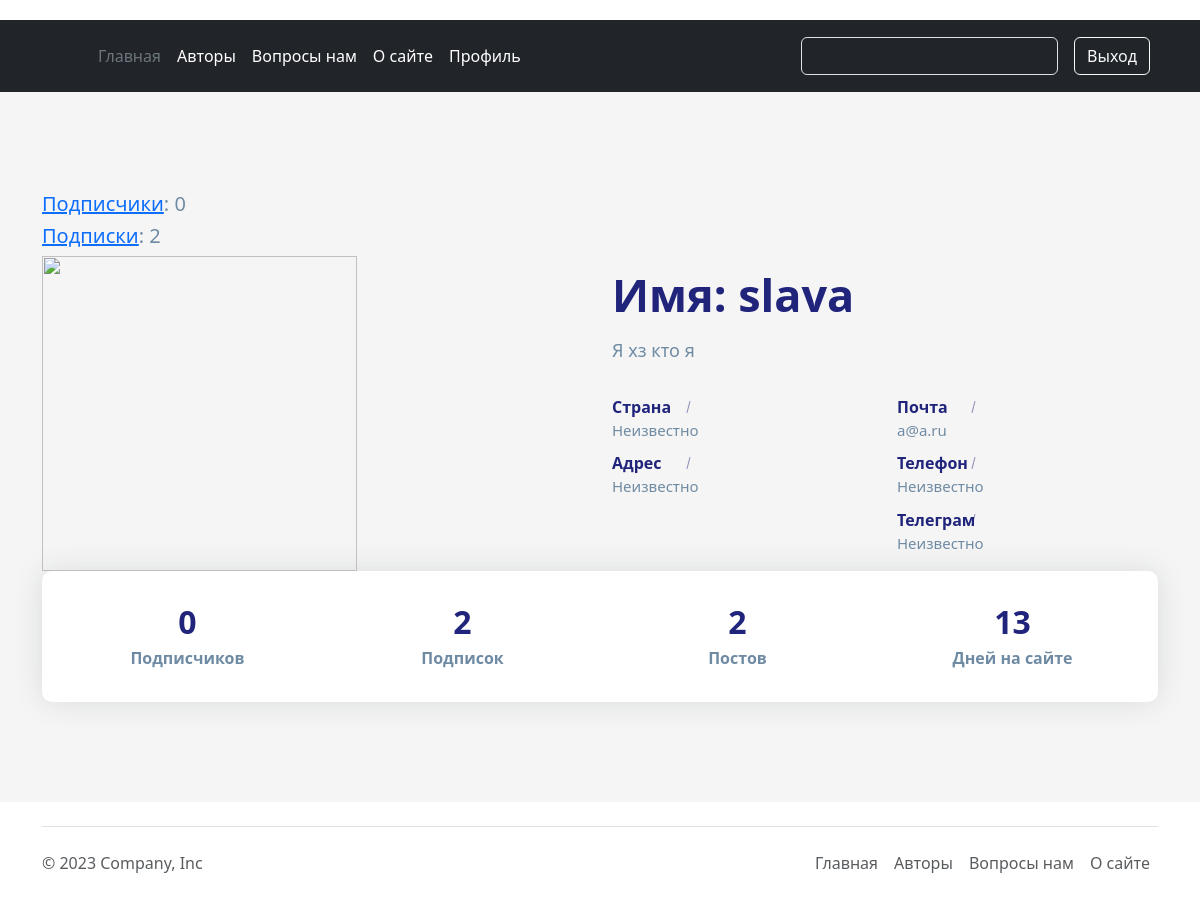
/account/personal_profile/ (signed in), run on an earlier commit of the app's database.
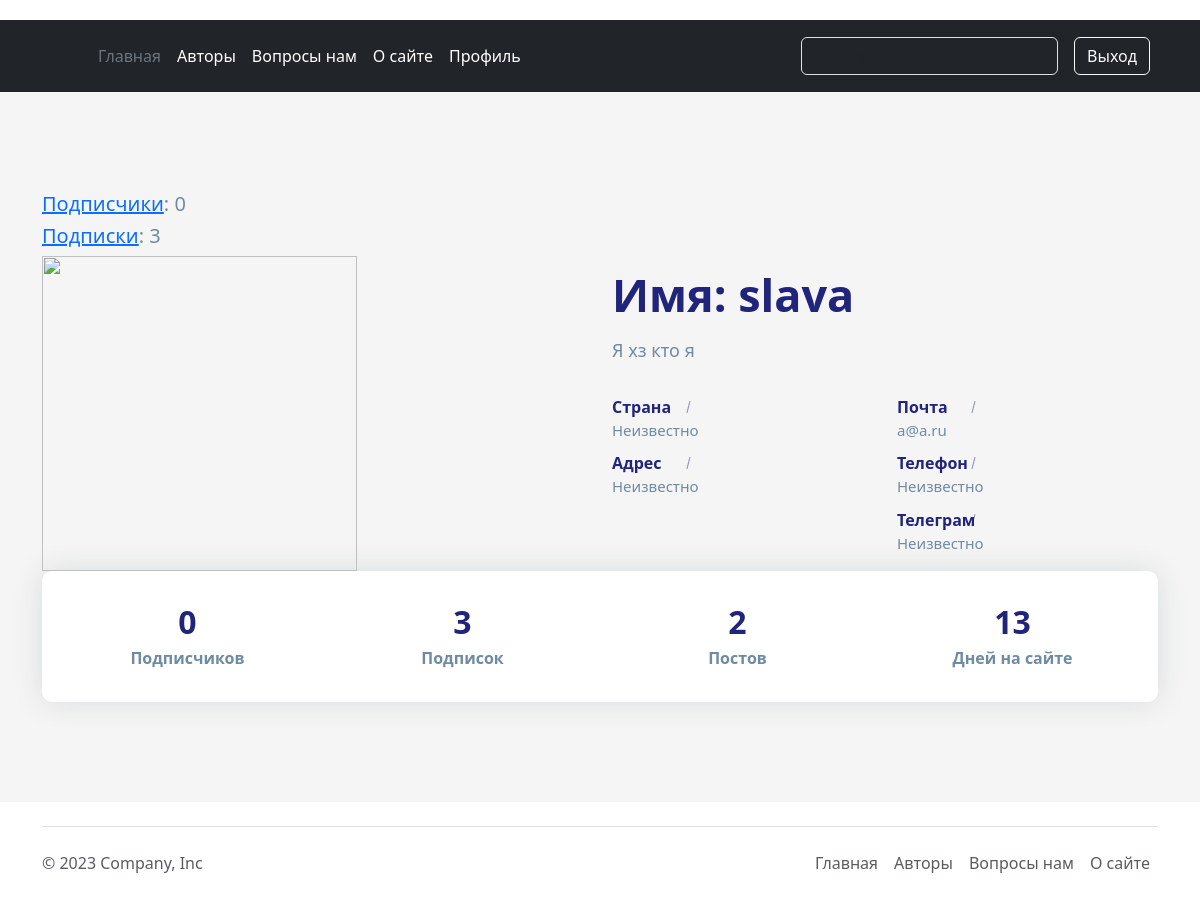
And on a later commit of the database.
### account/models.py (models this page shows, shortened)
class Author(AbstractBaseUser, PermissionsMixin):
    email = models.EmailField(_('почтовый адрес'), unique=True)
    user_name = models.CharField(max_length=150)
    mobile = models.CharField(max_length=20, blank=True)
    gender = models.ForeignKey(Gender, on_delete=models.SET_NULL, blank=True, null=True)
    profile_photo = models.ImageField(upload_to='photos/%Y/%m/%d/', help_text=_('Фото профиля'), blank=True)
    profile_information = models.TextField(help_text='Расскажите о себе', blank=True)
    country = models.ForeignKey(Country, on_delete=models.SET_NULL, blank=True, null=True)
    telegram_link = models.URLField(_('Телеграмм аккаунт'), blank=True)
    city = models.CharField(_('Где живете'), max_length=70, blank=True, null=True)
    following = models.ManyToManyField(
        "self", blank=True, related_name="followers", symmetrical=False
    )
    is_active = models.BooleanField(default=False)
    is_staff = models.BooleanField(default=False)
    created = models.DateTimeField(auto_now_add=True)
    updated = models.DateTimeField(auto_now=True)
    objects = CustomAccountManager()
    USERNAME_FIELD = 'email'
    REQUIRED_FIELDS = ['user_name']
    class Meta:
        verbose_name = _("Аккаунт")
        verbose_name_plural = _("Аккаунты")
        ordering = ('user_name',)

### account/views.py (the view)
# urls.py: path('personal_profile/', views.personal_profile_view, name='personal_profile'),
@login_required(redirect_field_name='login')
def personal_profile_view(request):
    template_name = 'account/user/personal_profile.html'
    context = {
        'user': request.user,
        'followers': request.user.followers,
        'following': request.user.following,
        'posts_amount': Post.objects.filter(author=request.user).count(),
        'days_registered': (timezone.now() - request.user.created).days
    }
    return render(request, template_name, context=context)

### account/templates/account/user/personal_profile.html (shortened to what the changed rows need)
{% extends "main/base.html" %}
{% load static %}
{% block content %}
<link rel="stylesheet" href="{% static 'main/css/personal_profile.css' %}" />
<section class="section about-section gray-bg" id="about">
            <div class="container">
                <h5><a href="{% url 'authors:followers_list_view' user.pk %}">Подписчики</a>: {{ user.following.count }}</h5>
                <h5><a href="{% url 'authors:following_list_view' user.pk %}">Подписки</a>: {{ user.followers.count }}</h5>
                <div class="row align-items-center flex-row-reverse">
                    <div class="col-lg-6">
                        <div class="about-text go-to">
                            <h3 class="dark-color">Имя: {{ user.user_name }}</h3>
                            <p>{{ user.profile_information }}</p>
                            <div class="row about-list">
                                <div class="col-md-6">
                                </div>
                                <div class="col-md-6">
                                    <div class="media">
                                        <label>Почта</label>
                                        <p>
                                            {% if user.email %}
                                                {{ user.email }}
                                            {% else %}
                                                Неизвестно
                                            {% endif %}
                                        </p>
                                    </div>
                                </div>
                            </div>
                        </div>
                    </div>
                    <div class="col-lg-6">
                    </div>
                </div>
                <div class="counter">
                    <div class="row">
                        <div class="col-6 col-lg-3">
                            <div class="count-data text-center">
                                <h6 class="count h2" data-to="500" data-speed="500">{{ user.following.count }}</h6>
                                <p class="m-0px font-w-600">Подписчиков</p>
                            </div>
                        </div>
                        <div class="col-6 col-lg-3">
                            <div class="count-data text-center">
                                <h6 class="count h2" data-to="150" data-speed="150">{{ user.followers.count }}</h6>
                                <p class="m-0px font-w-600">Подписок</p>
                            </div>
                        </div>
                    </div>
                </div>
            </div>
        </section>
{% endblock %}

What changed in the data, as far as the page shows it:
changed Author "slava": followers.count "2" → "3"
